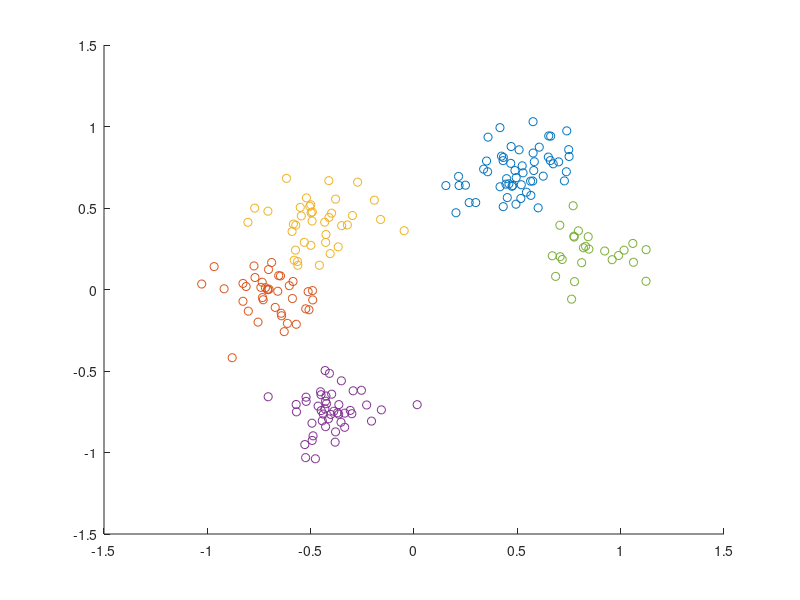

This chart was generated by the following MATLAB code:
clear all; close all;
load('points.mat');

C = cell([200,1]);
n = length(pts);

single_link = false; %false for complete linkage

for i = 1:n
    C{i} = i;
end
%calculate complete distance matrix once
distances = pdist2(pts,pts);
distances(distances==0)=Inf;
for i= n:-1:6
    %get smallest distance
    [~,ind] = min(distances(:));
    [xentr,yentr] = ind2sub([n,n],ind);
    C{min(xentr,yentr)} = [C{xentr},C{yentr}];
    C{max(xentr,yentr)} = [];

    %%% patching the matrix up for the next step
    mergeInto = min(xentr,yentr);
    mergeFrom = max(xentr,yentr);
    
    if single_link
        distances(mergeInto,:) = min([distances(xentr,:);distances(yentr,:)]);
        distances(:,mergeInto) = min([distances(xentr,:);distances(yentr,:)]);
    else
        distances(mergeInto,:) = max([distances(xentr,:);distances(yentr,:)]);
        distances(:,mergeInto) = max([distances(xentr,:);distances(yentr,:)]);
    end
    distances(mergeInto,mergeInto) = Inf;
    distances(xentr,yentr) = Inf;
    distances(yentr,xentr) = Inf;       
    distances(mergeFrom,:) = Inf([200,1]);
    distances(:,mergeFrom) = Inf([200,1]);
end



figure();
hold on;
for i = 1:n
    if ~(isempty(C{i}))
        plot(pts(C{i},1),pts(C{i},2),'o')
    end
end

%high = max([distances(xentr,:);distances(yentr,:)])

